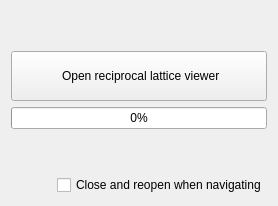
            <widget class="QWidget" name="ReciprocalViewTab">
             <attribute name="title">
              <string>Reciprocal lattice</string>
             </attribute>
             <layout class="QGridLayout" name="gridLayout_35">
              <item row="4" column="0">
               <spacer name="horizontalSpacer_6">
                <property name="orientation">
                 <enum>Qt::Horizontal</enum>
                </property>
                <property name="sizeHint" stdset="0">
                 <size>
                  <width>40</width>
                  <height>20</height>
                 </size>
                </property>
               </spacer>
              </item>
              <item row="4" column="1">
               <widget class="QCheckBox" name="ReLauncCheckBox">
                <property name="text">
                 <string>Close and reopen when navigating</string>
                </property>
               </widget>
              </item>
              <item row="3" column="0" colspan="2">
               <spacer name="verticalSpacer_2">
                <property name="orientation">
                 <enum>Qt::Vertical</enum>
                </property>
                <property name="sizeHint" stdset="0">
                 <size>
                  <width>20</width>
                  <height>40</height>
                 </size>
                </property>
               </spacer>
              </item>
              <item row="2" column="0" colspan="2">
               <widget class="QProgressBar" name="progressBar">
                <property name="value">
                 <number>0</number>
                </property>
               </widget>
              </item>
              <item row="1" column="0" colspan="2">
               <widget class="QPushButton" name="RecipLattOpenButton">
                <property name="text">
                 <string>
 Open reciprocal lattice viewer
</string>
                </property>
               </widget>
              </item>
              <item row="0" column="0" colspan="2">
               <spacer name="verticalSpacer">
                <property name="orientation">
                 <enum>Qt::Vertical</enum>
                </property>
                <property name="sizeHint" stdset="0">
                 <size>
                  <width>20</width>
                  <height>40</height>
                 </size>
                </property>
               </spacer>
              </item>
             </layout>
            </widget>
